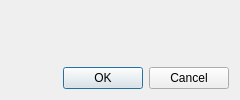
<?xml version="1.0" encoding="UTF-8"?>
<ui version="4.0">
 <class>PromotionDialog</class>
 <widget class="QWidget" name="PromotionDialog">
  <property name="geometry">
   <rect>
    <x>0</x>
    <y>0</y>
    <width>238</width>
    <height>99</height>
   </rect>
  </property>
  <property name="windowTitle">
   <string>PromotionDialog</string>
  </property>
  <layout class="QVBoxLayout" name="verticalLayout">
   <item>
    <layout class="QHBoxLayout" name="horizontalLayout">
     <item>
      <widget class="cQlabel" name="label_1">
       <property name="minimumSize">
        <size>
         <width>50</width>
         <height>50</height>
        </size>
       </property>
       <property name="maximumSize">
        <size>
         <width>50</width>
         <height>50</height>
        </size>
       </property>
       <property name="font">
        <font>
         <pointsize>30</pointsize>
        </font>
       </property>
       <property name="autoFillBackground">
        <bool>true</bool>
       </property>
       <property name="text">
        <string/>
       </property>
       <property name="alignment">
        <set>Qt::AlignCenter</set>
       </property>
      </widget>
     </item>
     <item>
      <widget class="cQlabel" name="label_2">
       <property name="minimumSize">
        <size>
         <width>50</width>
         <height>50</height>
        </size>
       </property>
       <property name="maximumSize">
        <size>
         <width>50</width>
         <height>50</height>
        </size>
       </property>
       <property name="font">
        <font>
         <pointsize>30</pointsize>
        </font>
       </property>
       <property name="autoFillBackground">
        <bool>true</bool>
       </property>
       <property name="text">
        <string/>
       </property>
       <property name="alignment">
        <set>Qt::AlignCenter</set>
       </property>
      </widget>
     </item>
     <item>
      <widget class="cQlabel" name="label_3">
       <property name="minimumSize">
        <size>
         <width>50</width>
         <height>50</height>
        </size>
       </property>
       <property name="maximumSize">
        <size>
         <width>50</width>
         <height>50</height>
        </size>
       </property>
       <property name="font">
        <font>
         <pointsize>30</pointsize>
        </font>
       </property>
       <property name="autoFillBackground">
        <bool>true</bool>
       </property>
       <property name="text">
        <string/>
       </property>
       <property name="alignment">
        <set>Qt::AlignCenter</set>
       </property>
      </widget>
     </item>
     <item>
      <widget class="cQlabel" name="label_4">
       <property name="minimumSize">
        <size>
         <width>50</width>
         <height>50</height>
        </size>
       </property>
       <property name="maximumSize">
        <size>
         <width>50</width>
         <height>50</height>
        </size>
       </property>
       <property name="font">
        <font>
         <pointsize>30</pointsize>
        </font>
       </property>
       <property name="autoFillBackground">
        <bool>true</bool>
       </property>
       <property name="text">
        <string/>
       </property>
       <property name="alignment">
        <set>Qt::AlignCenter</set>
       </property>
      </widget>
     </item>
    </layout>
   </item>
   <item>
    <widget class="QDialogButtonBox" name="buttonBox">
     <property name="standardButtons">
      <set>QDialogButtonBox::Cancel|QDialogButtonBox::Ok</set>
     </property>
     <property name="centerButtons">
      <bool>false</bool>
     </property>
    </widget>
   </item>
  </layout>
 </widget>
 <layoutdefault spacing="6" margin="11"/>
 <customwidgets>
  <customwidget>
   <class>cQlabel</class>
   <extends>QLabel</extends>
   <header>cqlabel.h</header>
  </customwidget>
 </customwidgets>
 <resources/>
 <connections/>
</ui>
